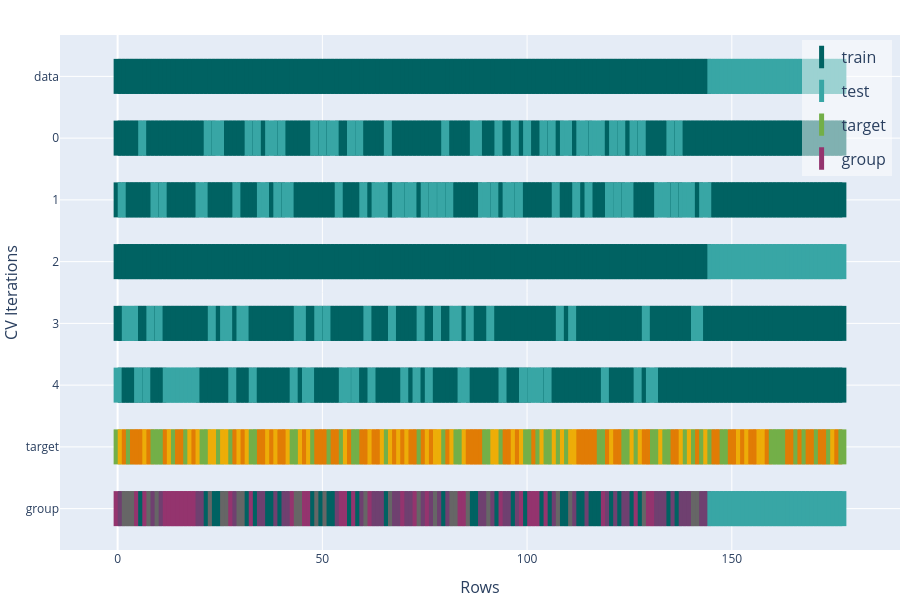

The code cell stored with this chart in its notebook:
### Code cell
experionml.plot_cv_splits()

### Figure 1 — Plotly figure (JSON) as saved in the notebook; plotly's stock layout.template omitted (floating-point values rounded to 4 significant figures; data arrays with more than 128 entries replaced by an {"elided": "..."} marker saying what was removed)
{"data": [{"hovertemplate": "%{y}: train<extra></extra>", "legendgroup": "train", "line": {"color": "rgb(0, 98, 98)", "dash": "solid", "width": 2}, "marker": {"line": {"color": "rgba(0, 98, 98, 1)", "width": 8}, "size": 25, "symbol": "line-ns"}, "mode": "markers", "name": "train", "showlegend": true, "type": "scatter", "x": {"elided": "145 int values"}, "xaxis": "x", "y": {"elided": "145 str values"}, "yaxis": "y"}, {"hovertemplate": "%{y}: test<extra></extra>", "legendgroup": "test", "line": {"color": "rgb(56, 166, 165)", "dash": "solid", "width": 2}, "marker": {"line": {"color": "rgba(56, 166, 165, 1)", "width": 8}, "size": 25, "symbol": "line-ns"}, "mode": "markers", "name": "test", "showlegend": true, "type": "scatter", "x": [145, 146, 147, 148, 149, 150, 151, 152, 153, 154, 155, 156, 157, 158, 159, 160, 161, 162, 163, 164, 165, 166, 167, 168, 169, 170, 171, 172, 173, 174, 175, 176, 177], "xaxis": "x", "y": ["data", "data", "data", "data", "data", "data", "data", "data", "data", "data", "data", "data", "data", "data", "data", "data", "data", "data", "data", "data", "data", "data", "data", "data", "data", "data", "data", "data", "data", "data", "data", "data", "data"], "yaxis": "y"}, {"hovertemplate": "%{y}: train<extra></extra>", "legendgroup": "train", "line": {"color": "rgb(0, 98, 98)", "dash": "solid", "width": 2}, "marker": {"line": {"color": "rgba(0, 98, 98, 1)", "width": 8}, "size": 25, "symbol": "line-ns"}, "mode": "markers", "name": "train", "showlegend": false, "type": "scatter", "x": {"elided": "141 int values"}, "xaxis": "x", "y": {"elided": "141 str values"}, "yaxis": "y"}, {"hovertemplate": "%{y}: train<extra></extra>", "legendgroup": "train", "line": {"color": "rgb(0, 98, 98)", "dash": "solid", "width": 2}, "marker": {"line": {"color": "rgba(0, 98, 98, 1)", "width": 8}, "size": 25, "symbol": "line-ns"}, "mode": "markers", "name": "train", "showlegend": false, "type": "scatter", "x": {"elided": "132 int values"}, "xaxis": "x", "y": {"elided": "132 str values"}, "yaxis": "y"}, {"hovertemplate": "%{y}: train<extra></extra>", "legendgroup": "train", "line": {"color": "rgb(0, 98, 98)", "dash": "solid", "width": 2}, "marker": {"line": {"color": "rgba(0, 98, 98, 1)", "width": 8}, "size": 25, "symbol": "line-ns"}, "mode": "markers", "name": "train", "showlegend": false, "type": "scatter", "x": {"elided": "145 int values"}, "xaxis": "x", "y": {"elided": "145 str values"}, "yaxis": "y"}, {"hovertemplate": "%{y}: train<extra></extra>", "legendgroup": "train", "line": {"color": "rgb(0, 98, 98)", "dash": "solid", "width": 2}, "marker": {"line": {"color": "rgba(0, 98, 98, 1)", "width": 8}, "size": 25, "symbol": "line-ns"}, "mode": "markers", "name": "train", "showlegend": false, "type": "scatter", "x": {"elided": "151 int values"}, "xaxis": "x", "y": {"elided": "151 str values"}, "yaxis": "y"}, {"hovertemplate": "%{y}: train<extra></extra>", "legendgroup": "train", "line": {"color": "rgb(0, 98, 98)", "dash": "solid", "width": 2}, "marker": {"line": {"color": "rgba(0, 98, 98, 1)", "width": 8}, "size": 25, "symbol": "line-ns"}, "mode": "markers", "name": "train", "showlegend": false, "type": "scatter", "x": {"elided": "143 int values"}, "xaxis": "x", "y": {"elided": "143 str values"}, "yaxis": "y"}, {"hovertemplate": "%{y}: test<extra></extra>", "legendgroup": "test", "line": {"color": "rgb(56, 166, 165)", "dash": "solid", "width": 2}, "marker": {"line": {"color": "rgba(56, 166, 165, 1)", "width": 8}, "size": 25, "symbol": "line-ns"}, "mode": "markers", "name": "test", "showlegend": false, "type": "scatter", "x": [6, 22, 24, 25, 32, 34, 37, 38, 40, 48, 50, 52, 53, 57, 59, 66, 80, 87, 88, 93, 97, 100, 104, 106, 109, 110, 113, 114, 116, 117, 118, 121, 123, 126, 128, 135, 137], "xaxis": "x", "y": ["0", "0", "0", "0", "0", "0", "0", "0", "0", "0", "0", "0", "0", "0", "0", "0", "0", "0", "0", "0", "0", "0", "0", "0", "0", "0", "0", "0", "0", "0", "0", "0", "0", "0", "0", "0", "0"], "yaxis": "y"}, {"hovertemplate": "%{y}: test<extra></extra>", "legendgroup": "test", "line": {"color": "rgb(56, 166, 165)", "dash": "solid", "width": 2}, "marker": {"line": {"color": "rgba(56, 166, 165, 1)", "width": 8}, "size": 25, "symbol": "line-ns"}, "mode": "markers", "name": "test", "showlegend": false, "type": "scatter", "x": [1, 9, 11, 20, 21, 29, 35, 36, 39, 41, 42, 54, 60, 63, 64, 65, 68, 69, 71, 72, 75, 77, 79, 81, 89, 90, 92, 95, 96, 98, 107, 112, 115, 120, 122, 124, 125, 132, 133, 134, 136, 138, 139, 140, 143, 144], "xaxis": "x", "y": ["1", "1", "1", "1", "1", "1", "1", "1", "1", "1", "1", "1", "1", "1", "1", "1", "1", "1", "1", "1", "1", "1", "1", "1", "1", "1", "1", "1", "1", "1", "1", "1", "1", "1", "1", "1", "1", "1", "1", "1", "1", "1", "1", "1", "1", "1"], "yaxis": "y"}, {"hovertemplate": "%{y}: test<extra></extra>", "legendgroup": "test", "line": {"color": "rgb(56, 166, 165)", "dash": "solid", "width": 2}, "marker": {"line": {"color": "rgba(56, 166, 165, 1)", "width": 8}, "size": 25, "symbol": "line-ns"}, "mode": "markers", "name": "test", "showlegend": false, "type": "scatter", "x": [145, 146, 147, 148, 149, 150, 151, 152, 153, 154, 155, 156, 157, 158, 159, 160, 161, 162, 163, 164, 165, 166, 167, 168, 169, 170, 171, 172, 173, 174, 175, 176, 177], "xaxis": "x", "y": ["2", "2", "2", "2", "2", "2", "2", "2", "2", "2", "2", "2", "2", "2", "2", "2", "2", "2", "2", "2", "2", "2", "2", "2", "2", "2", "2", "2", "2", "2", "2", "2", "2"], "yaxis": "y"}, {"hovertemplate": "%{y}: test<extra></extra>", "legendgroup": "test", "line": {"color": "rgb(56, 166, 165)", "dash": "solid", "width": 2}, "marker": {"line": {"color": "rgba(56, 166, 165, 1)", "width": 8}, "size": 25, "symbol": "line-ns"}, "mode": "markers", "name": "test", "showlegend": false, "type": "scatter", "x": [2, 3, 4, 8, 10, 23, 26, 27, 30, 31, 44, 45, 49, 51, 61, 67, 74, 78, 82, 83, 86, 91, 108, 111, 129, 141, 142], "xaxis": "x", "y": ["3", "3", "3", "3", "3", "3", "3", "3", "3", "3", "3", "3", "3", "3", "3", "3", "3", "3", "3", "3", "3", "3", "3", "3", "3", "3", "3"], "yaxis": "y"}, {"hovertemplate": "%{y}: test<extra></extra>", "legendgroup": "test", "line": {"color": "rgb(56, 166, 165)", "dash": "solid", "width": 2}, "marker": {"line": {"color": "rgba(56, 166, 165, 1)", "width": 8}, "size": 25, "symbol": "line-ns"}, "mode": "markers", "name": "test", "showlegend": false, "type": "scatter", "x": [0, 5, 7, 12, 13, 14, 15, 16, 17, 18, 19, 28, 33, 43, 46, 47, 55, 56, 58, 62, 70, 73, 76, 84, 85, 94, 99, 101, 102, 103, 105, 119, 127, 130, 131], "xaxis": "x", "y": ["4", "4", "4", "4", "4", "4", "4", "4", "4", "4", "4", "4", "4", "4", "4", "4", "4", "4", "4", "4", "4", "4", "4", "4", "4", "4", "4", "4", "4", "4", "4", "4", "4", "4", "4"], "yaxis": "y"}, {"customdata": {"elided": "178 int values"}, "hovertemplate": "target: %{customdata}<extra></extra>", "legendgroup": "target", "line": {"color": "rgb(204, 80, 62)", "dash": "solid", "width": 2}, "marker": {"line": {"color": {"elided": "178 str values"}, "width": 8}, "size": 25, "symbol": "line-ns"}, "mode": "markers", "name": "target", "showlegend": true, "type": "scatter", "x": {"elided": "178 int values"}, "xaxis": "x", "y": {"elided": "178 str values"}, "yaxis": "y"}, {"customdata": {"elided": "178 int values"}, "hovertemplate": "group: %{customdata}<extra></extra>", "legendgroup": "group", "line": {"color": "rgb(115, 175, 72)", "dash": "solid", "width": 2}, "marker": {"line": {"color": {"elided": "178 str values"}, "width": 8}, "size": 25, "symbol": "line-ns"}, "mode": "markers", "name": "group", "showlegend": true, "type": "scatter", "x": {"elided": "178 int values"}, "xaxis": "x", "y": {"elided": "178 str values"}, "yaxis": "y"}], "layout": {"font": {"size": 12}, "height": 600, "hoverlabel": {"font": {"size": 16}}, "hovermode": "x unified", "legend": {"bgcolor": "rgba(255, 255, 255, 0.5)", "font": {"size": 16}, "groupclick": "togglegroup", "traceorder": "grouped", "x": 0.99, "xanchor": "right", "y": 0.99, "yanchor": "top"}, "margin": {"b": 50, "l": 50, "pad": 0, "r": 0, "t": 35}, "showlegend": true, "title": {"font": {"size": 24}, "pad": {"b": 15, "t": 15}, "x": 0.5, "xanchor": "center", "xref": "paper", "y": 1, "yanchor": "top"}, "width": 900, "xaxis": {"anchor": "y", "automargin": true, "domain": [0.0, 1.0], "title": {"font": {"size": 16}, "text": "Rows"}}, "yaxis": {"anchor": "x", "automargin": true, "autorange": "reversed", "domain": [0.0, 1.0], "title": {"font": {"size": 16}, "text": "CV Iterations"}}}}
